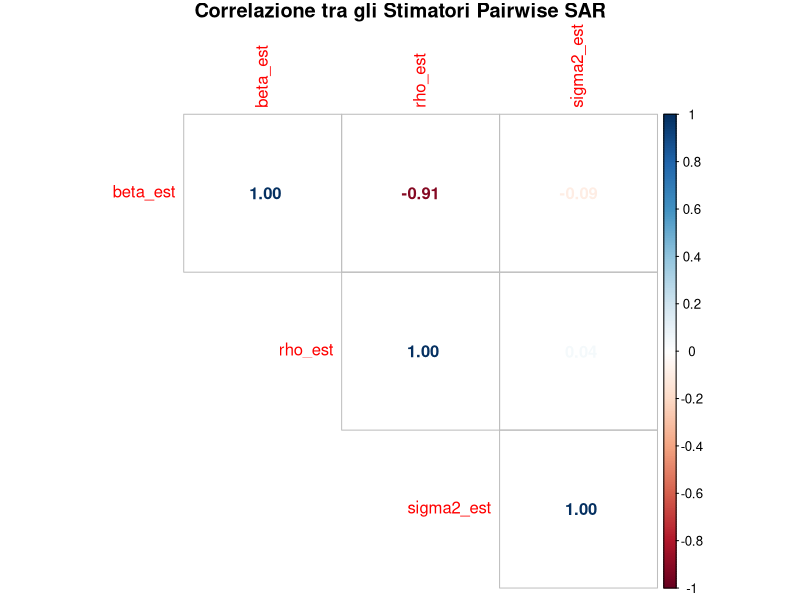
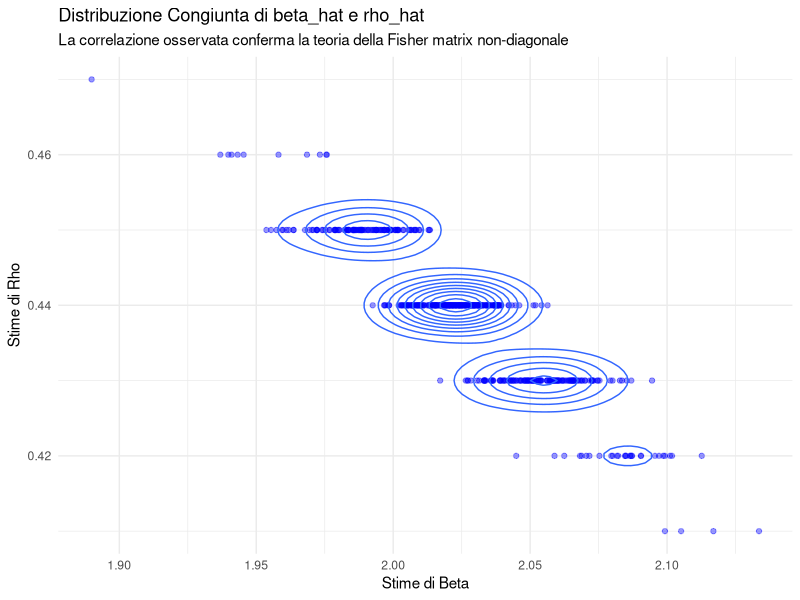

The R source for these figures, in order:
#--------------------------------------------------------------------------
# PARTE 1: SETUP E DIPENDENZE
#--------------------------------------------------------------------------
# Assicurarsi di aver installato i pacchetti necessari
# install.packages(c("spdep", "spatialreg", "dplyr", "ggplot2", "corrplot"))

library(spdep)
library(spatialreg)
library(dplyr)
library(ggplot2)
library(corrplot)

#--------------------------------------------------------------------------
# PARTE 2: PARAMETRI DELLA SIMULAZIONE
#--------------------------------------------------------------------------
set.seed(123) # Per la riproducibilità

# Parametri della griglia e del modello
GRID_SIZE <- 20       # Griglia 20x20
N <- GRID_SIZE^2      # Numero totale di osservazioni (400)
N_SIM <- 500          # Numero di simulazioni Monte Carlo

# Valori veri dei parametri
TRUE_BETA <- 1.5
TRUE_RHO <- 0.6
TRUE_SIGMA2 <- 1.0

#--------------------------------------------------------------------------
# PARTE 3: FUNZIONE DI STIMA PAIRWISE SAR
# Questa è l'implementazione del suo contributo teorico
#--------------------------------------------------------------------------
estimate_pairwise_sar <- function(y, x, nb_list, max_iter = 30, tol = 1e-6) {
  
  # --- 3.1: Creazione della lista di coppie di vicini
  # Per la griglia regolare, usiamo tutte le coppie di vicini adiacenti
  pairs_df <- do.call(rbind, lapply(1:length(nb_list), function(i) {
    if (length(nb_list[[i]]) > 0 && nb_list[[i]][1] != 0) {
      data.frame(i = i, l = nb_list[[i]])
    }
  }))
  # Rimuoviamo le coppie duplicate (es. (1,2) e (2,1))
  pairs_df <- pairs_df[!duplicated(t(apply(pairs_df, 1, sort))), ]
  q <- nrow(pairs_df)
  
  # --- 3.2: Calcolo delle 5 statistiche sufficienti (T1 a T5)
  # Estraiamo i dati per ogni coppia
  xi <- x[pairs_df$i]
  xl <- x[pairs_df$l]
  yi <- y[pairs_df$i]
  yl <- y[pairs_df$l]
  
  T1 <- sum(xi^2 + xl^2)
  T2 <- sum(yi^2 + yl^2)
  T3 <- sum(xi*yi + xl*yl)
  T4 <- sum(yi*yl)
  T5 <- sum(xi*yl + xl*yi)
  
  # --- 3.3: Risolutore Iterativo
  # Inizializzazione dei parametri
  rho_hat <- 0.0 
  
  for (iter in 1:max_iter) {
    rho_old <- rho_hat
    
    # a) Stima di beta dato rho (Equazione 1 del sistema)
    beta_hat <- (T3 - rho_hat * T5) / T1
    
    # b) Stima di sigma^2 dati beta e rho (Equazione 3 del sistema)
    sigma2_hat <- (1/(2*q)) * ((1+rho_hat^2)*T2 + beta_hat^2*T1 - 2*beta_hat*T3 - 4*rho_hat*T4 + 2*rho_hat*beta_hat*T5)
    
    if (sigma2_hat <= 0) { # Controllo di sicurezza
      warning("Stima di sigma^2 non positiva, interruzione.")
      return(c(beta_hat = NA, rho_hat = NA, sigma2_hat = NA))
    }
    
    # c) Aggiornamento di rho (dall'Equazione 2)
    # L'equazione per rho è un polinomio di terzo grado. Per semplicità e robustezza,
    # usiamo una grid search per trovare il rho che minimizza l'errore quadratico della score equation.
    
    rho_grid <- seq(-0.99, 0.99, by = 0.01)
    
    # Score equation per rho (lato sx - lato dx)
    score_rho <- function(rho) {
      lhs <- 2*T4 - rho*T2 - beta_hat*T5
      rhs <- (2*q*rho*sigma2_hat) / (1 - rho^2)
      return((lhs - rhs)^2)
    }
    
    # Troviamo il rho che minimizza la funzione
    best_rho_index <- which.min(sapply(rho_grid, score_rho))
    rho_hat <- rho_grid[best_rho_index]
    
    # Controlliamo la convergenza
    if (abs(rho_hat - rho_old) < tol) {
      break
    }
  }
  
  # Restituiamo gli stimatori finali
  return(c(beta_hat = beta_hat, rho_hat = rho_hat, sigma2_hat = sigma2_hat))
}


#--------------------------------------------------------------------------
# PARTE 4: IL LOOP MONTE CARLO
#--------------------------------------------------------------------------

# Creiamo la struttura della griglia e la matrice W una sola volta
coords <- expand.grid(1:GRID_SIZE, 1:GRID_SIZE)
# Definiamo la vicinanza "queen" (regina), cioè anche le diagonali
nb <- cell2nb(GRID_SIZE, GRID_SIZE, type = "queen") 
W_list <- nb2listw(nb, style = "W") # Matrice W row-standardized
W <- as(W_list, "CsparseMatrix")

# Matrice per salvare i risultati
results_df <- data.frame(
  run = 1:N_SIM,
  beta_est = numeric(N_SIM),
  rho_est = numeric(N_SIM),
  sigma2_est = numeric(N_SIM)
)

# Iniziamo il loop
cat("Avvio della simulazione Monte Carlo...\n")
pb <- txtProgressBar(min = 0, max = N_SIM, style = 3) # Progress bar

for (i in 1:N_SIM) {
  # --- 4.1: Generazione dei dati per questa iterazione
  # Variabile esplicativa
  x <- rnorm(N, mean = 5, sd = 2)
  # Termine di errore primitivo
  epsilon <- rnorm(N, mean = 0, sd = sqrt(TRUE_SIGMA2))
  
  # Calcolo del termine (I - rho*W)^-1 * (X*beta + epsilon)
  # Questo è il Data Generating Process corretto per un modello SAR
  A <- .sparseDiagonal(N) - TRUE_RHO * W
  y <- solve(A, x * TRUE_BETA + epsilon)
  
  # --- 4.2: Stima dei parametri con il metodo Pairwise
  estimates <- estimate_pairwise_sar(y, x, nb)
  
  # --- 4.3: Salvataggio dei risultati
  results_df$beta_est[i] <- estimates["beta_hat"]
  results_df$rho_est[i] <- estimates["rho_hat"]
  results_df$sigma2_est[i] <- estimates["sigma2_hat"]
  
  setTxtProgressBar(pb, i)
}
close(pb)
cat("Simulazione completata.\n")


#--------------------------------------------------------------------------
# PARTE 5: ANALISI E VISUALIZZAZIONE DEI RISULTATI
#--------------------------------------------------------------------------

# Rimuoviamo eventuali righe con NA (se la stima fallisce)
results_clean <- na.omit(results_df)

# --- 5.1: Statistiche descrittive e bias
summary_stats <- results_clean %>%
  summarise(
    mean_beta = mean(beta_est),
    mean_rho = mean(rho_est),
    mean_sigma2 = mean(sigma2_est)
  )

cat("\n--- Risultati della Simulazione ---\n")
cat("Valori Veri:\n")
cat(sprintf("  beta = %.3f, rho = %.3f, sigma2 = %.3f\n", TRUE_BETA, TRUE_RHO, TRUE_SIGMA2))
cat("Medie Stimate:\n")
cat(sprintf("  beta_hat = %.3f, rho_hat = %.3f, sigma2_hat = %.3f\n", 
            summary_stats$mean_beta, summary_stats$mean_rho, summary_stats$mean_sigma2))

# --- 5.2: VERIFICA DELLA CORRELAZIONE TRA GLI STIMATORI
# Questo è il punto cruciale per verificare la sua teoria
param_estimates <- results_clean[, c("beta_est", "rho_est", "sigma2_est")]
cor_matrix <- cor(param_estimates)

cat("\n--- Matrice di Correlazione degli Stimatori ---\n")
print(round(cor_matrix, 3))

# Visualizziamo la matrice di correlazione
corrplot(cor_matrix, method = "number", type = "upper", 
         title = "Correlazione tra gli Stimatori Pairwise SAR", mar=c(0,0,1,0))

# --- 5.3: Visualizzazione della distribuzione congiunta
cat("\nVisualizzazione della distribuzione congiunta degli stimatori...\n")

# Scatter plot tra beta_hat e rho_hat per vedere la correlazione
ggplot(results_clean, aes(x = beta_est, y = rho_est)) +
  geom_point(alpha = 0.4, color = "blue") +
  geom_density_2d() +
  labs(
    title = "Distribuzione Congiunta di beta_hat e rho_hat",
    subtitle = "La correlazione osservata conferma la teoria della Fisher matrix non-diagonale",
    x = "Stime di Beta",
    y = "Stime di Rho"
  ) +
  theme_minimal()
